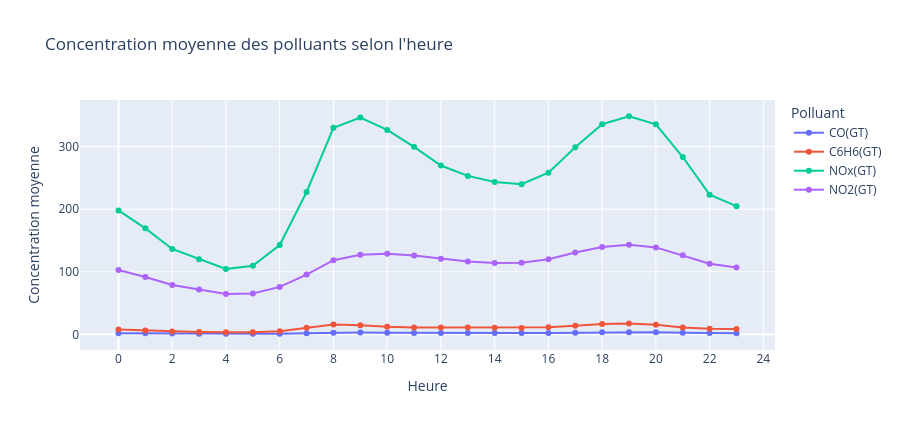

Notebook source saved alongside this figure:
### Markdown cell above
## 8. Pollution selon l'heure

### Code cell
df['Heure'] = df.index.hour
poll_hor = df.groupby('Heure')[polluants].mean().reset_index()

fig = px.line(poll_hor, x='Heure', y=polluants, markers=True,
             title="Concentration moyenne des polluants selon l'heure",
             labels={'value': 'Concentration moyenne', 'variable': 'Polluant'})
fig.update_layout(height=430, hovermode='x unified',
                  xaxis=dict(tickmode='linear', dtick=2))
fig.show()

### Figure 1 — Plotly figure (JSON) as saved in the notebook; plotly's stock layout.template omitted (floating-point values rounded to 4 significant figures)
{"data": [{"hovertemplate": "Polluant=CO(GT)<br>Heure=%{x}<br>Concentration moyenne=%{y}<extra></extra>", "legendgroup": "CO(GT)", "line": {"color": "#636efa", "dash": "solid"}, "marker": {"symbol": "circle"}, "mode": "lines+markers", "name": "CO(GT)", "orientation": "v", "showlegend": true, "type": "scatter", "x": [0, 1, 2, 3, 4, 5, 6, 7, 8, 9, 10, 11, 12, 13, 14, 15, 16, 17, 18, 19, 20, 21, 22, 23], "xaxis": "x", "y": [1.846, 1.567, 1.262, 1.08, 0.9911, 0.9466, 1.123, 1.858, 2.729, 2.854, 2.511, 2.252, 2.177, 2.211, 2.146, 2.088, 2.261, 2.718, 3.251, 3.503, 3.286, 2.544, 2.01, 1.922], "yaxis": "y"}, {"hovertemplate": "Polluant=C6H6(GT)<br>Heure=%{x}<br>Concentration moyenne=%{y}<extra></extra>", "legendgroup": "C6H6(GT)", "line": {"color": "#EF553B", "dash": "solid"}, "marker": {"symbol": "circle"}, "mode": "lines+markers", "name": "C6H6(GT)", "orientation": "v", "showlegend": true, "type": "scatter", "x": [0, 1, 2, 3, 4, 5, 6, 7, 8, 9, 10, 11, 12, 13, 14, 15, 16, 17, 18, 19, 20, 21, 22, 23], "xaxis": "x", "y": [7.85, 6.236, 4.705, 3.749, 3.314, 3.468, 5.102, 10.55, 15.85, 14.65, 12.26, 11.08, 10.88, 11.03, 10.4, 10.33, 11.14, 13.83, 16.39, 17.46, 15.24, 11.12, 9.098, 8.56], "yaxis": "y"}, {"hovertemplate": "Polluant=NOx(GT)<br>Heure=%{x}<br>Concentration moyenne=%{y}<extra></extra>", "legendgroup": "NOx(GT)", "line": {"color": "#00cc96", "dash": "solid"}, "marker": {"symbol": "circle"}, "mode": "lines+markers", "name": "NOx(GT)", "orientation": "v", "showlegend": true, "type": "scatter", "x": [0, 1, 2, 3, 4, 5, 6, 7, 8, 9, 10, 11, 12, 13, 14, 15, 16, 17, 18, 19, 20, 21, 22, 23], "xaxis": "x", "y": [198.1, 169.4, 136.5, 120.1, 104.5, 109.5, 142.7, 227.5, 330.2, 346.4, 326.6, 299.6, 269.8, 253.2, 243.6, 239.9, 258.4, 298.8, 335.9, 348.5, 335.6, 283.4, 223.2, 204.8], "yaxis": "y"}, {"hovertemplate": "Polluant=NO2(GT)<br>Heure=%{x}<br>Concentration moyenne=%{y}<extra></extra>", "legendgroup": "NO2(GT)", "line": {"color": "#ab63fa", "dash": "solid"}, "marker": {"symbol": "circle"}, "mode": "lines+markers", "name": "NO2(GT)", "orientation": "v", "showlegend": true, "type": "scatter", "x": [0, 1, 2, 3, 4, 5, 6, 7, 8, 9, 10, 11, 12, 13, 14, 15, 16, 17, 18, 19, 20, 21, 22, 23], "xaxis": "x", "y": [102.8, 91.7, 78.75, 71.49, 64.51, 65.38, 75.79, 95.49, 118.4, 127.1, 128.9, 126.2, 120.8, 116.5, 113.9, 114.6, 120.1, 130.8, 139.6, 143.3, 139.0, 126.5, 112.9, 106.8], "yaxis": "y"}], "layout": {"height": 430, "hovermode": "x unified", "legend": {"title": {"text": "Polluant"}, "tracegroupgap": 0}, "title": {"text": "Concentration moyenne des polluants selon l'heure"}, "xaxis": {"anchor": "y", "domain": [0, 1], "dtick": 2, "tickmode": "linear", "title": {"text": "Heure"}}, "yaxis": {"anchor": "x", "domain": [0, 1], "title": {"text": "Concentration moyenne"}}}}
